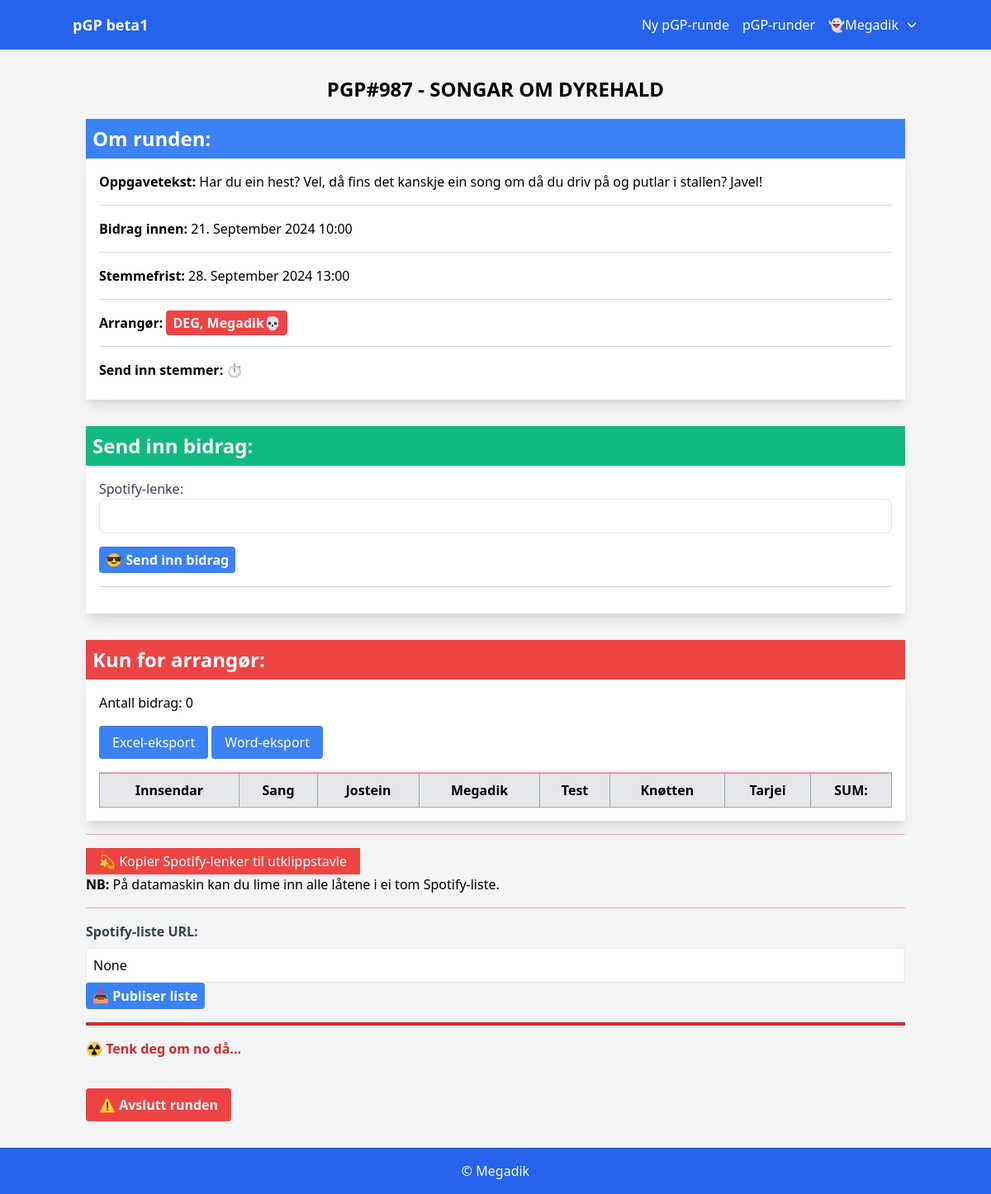
/round/18/ (signed in), run on the app's committed database.
### app/models.py (models this page shows, shortened)
class Round(models.Model):
    name = models.CharField(max_length=100)
    description = models.TextField()
    start_date = models.DateTimeField()
    end_date = models.DateTimeField()
    playlist_released = models.BooleanField(default=False)
    organizer = models.ForeignKey(User, on_delete=models.CASCADE)
    playlist_url = models.URLField(blank=True, null=True)
    release_time = models.DateTimeField(null=True, blank=True)
    round_finished = models.BooleanField(default=False)

class Player(models.Model):
    user = models.OneToOneField(User, on_delete=models.CASCADE)
    nickname = models.CharField(max_length=100)

### app/views.py (the view)
# urls.py: path('round/<int:pk>/', views.round_detail, name='round_detail'),
@login_required
def round_detail(request, pk):
    round_instance = get_object_or_404(Round, pk=pk)
    player = Player.objects.get(user=request.user)
    player_song = Song.objects.filter(round=round_instance, player=player).first()
    has_voted = Vote.objects.filter(player=player, song__round=round_instance).exists()
    now = timezone.now()
    form = SongSubmissionForm(instance=player_song)
    track_id = get_track_id(player_song)
    is_organizer = round_instance.organizer == request.user
    organizer_data = get_organizer_data(round_instance) if is_organizer else {}
    release_time = round_instance.release_time if round_instance.playlist_released else None
    countdown = calculate_countdown(now, release_time) if release_time else None
    all_submitted_songs = Song.objects.filter(round=round_instance).annotate(
        aggregated_score=models.Sum('vote__score')  # Use a different name
    ).order_by('-aggregated_score')  # Sort by the new field name
    if is_organizer and request.method == "POST" and 'finish_round' in request.POST:
        round_instance.round_finished = True
        round_instance.save()
        return redirect('round_detail', pk=round_instance.pk)
    context = {
        'round': round_instance,
        'round_finished': round_instance.round_finished,
        'form': form,
        'player_song': player_song,
        'track_id': track_id,
        'is_organizer': is_organizer,
        'now': now,
        'has_voted': has_voted,
        'release_time': release_time,
        'countdown': countdown,
        'all_submitted_songs': all_submitted_songs,
        'num_submitted_songs': all_submitted_songs.count(),
        'players': Player.objects.all(),  # Get all players for the context
        'votes_dict': {
            song.id: {
                vote.player.id: vote.score for vote in song.vote_set.all()
            }
            for song in all_submitted_songs
        },
        'organizer_data': organizer_data,  # Include organizer data if the user is the organizer
    }
    return render(request, 'app/round_detail.html', context)

### app/forms.py
class SongSubmissionForm(forms.ModelForm):
    class Meta:
        model = Song
        fields = ['spotify_url']
        widgets = {
            'spotify_url': forms.URLInput(attrs={'class': 'form-input', 'placeholder': 'Spotify URL'}),
        }

### app/views.py (called while the page is built)
def get_track_id(player_song):
    if player_song and player_song.spotify_url:
        parsed_url = urlparse(player_song.spotify_url)
        path_parts = parsed_url.path.split('/')
        if len(path_parts) > 2 and path_parts[1] == 'track':
            return path_parts[2]
    return None

def get_organizer_data(round_instance):
    pass

### app/templates/app/round_detail.html (shortened to what this page needs)
{% extends 'base.html' %}
{% load custom_filters %}
{% block content %}
<div class="container mx-auto my-8 px-4">
    <h1 class="text-2xl uppercase mb-5 font-bold text-center">{{ round.name }}</h1>
    <h2 class="text-2xl font-bold bg-blue-500 text-white p-2 shadow-md">Om runden:</h2>
    <div class="p-4 shadow-lg mb-8 bg-white">
        <p class="mb-2"><strong>Oppgavetekst:</strong> {{ round.description }}</p>
        <hr class="my-4 border-gray-300">
        <p class="mb-2"><strong>Bidrag innen:</strong> {{ round.start_date|date:"d. F Y H:i" }}</p>
        <hr class="my-4 border-gray-300">
        <p class="mb-2"><strong>Stemmefrist:</strong> {{ round.end_date|date:"d. F Y H:i" }}</p>
        <hr class="my-4 border-gray-300">
        <p class="mb-2"><strong>Arrangør:</strong>
            {% if user == round.organizer %}
                <span class="bg-red-500 text-white font-bold py-1 px-2 rounded">DEG, {{ round.organizer.username }}💀</span>
            {% else %}
                {{ round.organizer.username }}
            {% endif %}
        </p>
        <hr class="my-4 border-gray-300">
        <p class="mb-2">
            <strong>Send inn stemmer:</strong>
            {% if round.playlist_released %}
                {% if round.end_date > now %}
                    {% if countdown %}
                        ⌛️ Stemmeskjema blir lagt ut om {{ countdown }}
                    {% else %}
                        {% if has_voted %}
                            Du har allerede stemt.
                        {% else %}
                            <a href="{% url 'vote_form' round.pk %}" class="text-blue-500 underline" target="_blank">Skjema</a>
                        {% endif %}
                    {% endif %}
                {% else %}
                    📅 Stemmefristen er passert. Sorry, Tormod (evt andre)
                {% endif %}
            {% else %}
                ⏱
            {% endif %}
        </p>
    </div>
    {% if round.playlist_released %}
    <h2 class="text-2xl font-bold bg-purple-500 text-white p-2 shadow-md">pGP-liste:</h2>
    <div class="p-4 shadow-lg mb-8 bg-white">
        <iframe src="https://open.spotify.com/embed?uri={{ round.playlist_url }}"
                width="100%" height="380" frameborder="0" allowtransparency="true" allow="encrypted-media">
        </iframe>
    </div>
    {% if player_song %}
    <h2 class="text-2xl font-bold  bg-green-500 text-white p-2 shadow-md">Ditt bidrag</h3>
    <div class="p-4 shadow-lg  mb-8 bg-white">
        <p class="text-gray-700 ">
            <strong>{{ player_song.artist }} - {{ player_song.title }}</strong>
        </p>
        <div class="mt-4">
            {% if track_id %}
            <div class="p-4  mb-8 bg-white">
                    <iframe src="https://open.spotify.com/embed/track/{{ track_id }}"
                            width="100%" height="380" frameborder="0" allowtransparency="true" allow="encrypted-media">
                    </iframe>
                </div>
            {% else %}
                <p class="text-gray-500">Ingen sporlenke tilgjengelig.</p>
            {% endif %}
        </div>
    </div>
    {% else %}
        <p>Du har ikke sendt inn noe bidrag ennå.</p>
    {% endif %}
{% else %}
<h2 class="text-2xl font-bold bg-green-500 text-white p-2 shadow-md">
        {% if player_song %}Endre bidrag:{% else %}Send inn bidrag:{% endif %}
    </h2>
    <div class="p-4 mb-8 bg-white shadow-lg">
        <form method="post" action="{% url 'submit_song' pk=round.pk %}" onsubmit="return confirmSubmission();">
            <div class="mb-4">
                <label for="{{ form.spotify_url.id_for_label }}" class="block text-gray-700">Spotify-lenke:</label>
                <input type="text" name="spotify_url" id="{{ form.spotify_url.id_for_label }}"
                       value="{% if player_song %}{{ form.spotify_url.value }}{% else %}""{% endif %}"
                       class="w-full p-2 text-base border rounded-lg" />
            </div>
            <button type="submit" class="bg-blue-500 hover:bg-blue-700 text-white font-bold py-1 px-2 rounded">
                {% if player_song %}🤠 Endre bidrag{% else %}😎 Send inn bidrag{% endif %}
            </button>
        </form>
        <hr class="my-4 border-gray-300">
    </div>
{% endif %}
{% if is_organizer %}
<h2 class="text-2xl font-bold bg-red-500 text-white mt-8 p-2 shadow-md">
    Kun for arrangør:
</h2>
<div class="p-4 text-black bg-white shadow-lg">
    <p class="mb-4">Antall bidrag: {{ num_submitted_songs }}</p>
    <button id="exportButton" class="mb-4 px-4 py-2 bg-blue-500 text-white rounded hover:bg-blue-700">
        Excel-eksport
    </button>
    <button id="exportButton" class="mb-4 px-4 py-2 bg-blue-500 text-white rounded hover:bg-blue-700">
        <a href="{% url 'export_to_word' round_id=round.id %}" class="text-white">Word-eksport</a>
    </button>
    <hr class="border-red-300">
    <div style="overflow-y: auto; overflow-x: auto;">
        <table class="table-auto w-full border-collapse border border-gray-400">
            <thead>
                <tr class="bg-gray-200">
                    <th class="border border-gray-400 p-2">Innsendar</th>
                    <th class="border border-gray-400 p-2">Sang</th>
                    {% for player in players %}
                        <th class="border border-gray-400 p-2">{{ player.nickname }}</th>
                    {% endfor %}
                    <th class="border border-gray-400 p-2">SUM:</th>
                </tr>
            </thead>
        </table>
    </div>
</div>
        <hr class="my-4 border-red-300">
        <button id="copy-urls-button" class="bg-red-500 text-white px-4 py-1 hover:bg-blue-700">
            💫 Kopier Spotify-lenker til utklippstavle
        </button>
        <p>
            <strong>NB:</strong> På datamaskin kan du lime inn alle låtene i ei tom Spotify-liste.
        </p>
        <hr class="my-4 border-red-300">
        <form method="post" action="{% url 'update_playlist_url' pk=round.pk %}">
            <label for="playlist_url" class="block text-gray-700 font-bold mb-2">Spotify-liste URL:</label>
            <input type="text" name="playlist_url" id="playlist_url"
                   value="{{ round.playlist_url }}"
                   class="w-full p-2 text-base border"
                   placeholder="Skriv inn Spotify-liste URL" />
            <button type="submit" class="bg-blue-500 hover:bg-blue-700 text-white font-bold py-1 px-2 rounded">
                {% if round.playlist_released %}🔄 Oppdater liste{% else %}📤 Publiser liste{% endif %}
            </button>
        </form>
        {% if not round_finished %}
        <div class="border-t-4 border-red-600 my-4"></div>
<p class="text-red-600 font-bold mb-5">☢️ Tenk deg om no då...</p>
    <form method="post" action="" onsubmit="return confirm('Er pGP-runden ferdig? Alle vil sjå resultata om du fortsetter...');">
        <button type="submit" name="finish_round" class="bg-red-500 hover:bg-red-700 text-white font-bold py-2 px-4 rounded mt-4">
            ⚠️ Avslutt runden
        </button>
    </form>
{% else %}
<div class="mt-10 text-center text-2xl font-bold">
    Runden er avlutta
</div>
{% endif %}
    </div>
{% endif %}
</div>
{% endblock %}

### app/templates/base.html (shortened to what this page needs)
<!DOCTYPE html>
<html lang="en">
  <head>
    <link
      href="https://cdn.jsdelivr.net/npm/tailwindcss@2.2.19/dist/tailwind.min.css"
      rel="stylesheet"
    />
    <link
      rel="stylesheet"
      href="https://cdnjs.cloudflare.com/ajax/libs/font-awesome/6.0.0-beta3/css/all.min.css"
    />
  </head>
  <body class="bg-gray-100">
    <nav class="bg-blue-600 p-4 text-white">
      <div class="container mx-auto flex items-center justify-between">
        <a href="/" class="font-bold text-lg">pGP beta1</a>
        <ul class="flex items-center space-x-4">
          <li>
            <a href="{% url 'create_round' %}" class="hover:underline"
              >Ny pGP-runde</a
            >
          </li>
          <li>
            <a href="{% url 'round_list' %}" class="hover:underline"
              >pGP-runder</a
            >
          </li>
          {% if user.is_authenticated %}
          <li class="relative">
            <button
              id="user-menu"
              class="flex items-center space-x-2 focus:outline-none"
            >
              <span>👻{{ user.username }}</span>
              <svg
                class="w-4 h-4 ml-1"
                fill="none"
                stroke="currentColor"
                viewBox="0 0 24 24"
                xmlns="http://www.w3.org/2000/svg"
              >
                <path
                  stroke-linecap="round"
                  stroke-linejoin="round"
                  stroke-width="2"
                  d="M19 9l-7 7-7-7"
                ></path>
              </svg>
            </button>
          </li>
          {% else %}
          <li>
            <a href="{% url 'login' %}" class="hover:underline">Logg inn</a>
          </li>
          {% endif %}
        </ul>
      </div>
    </nav>
    <div class="container mx-auto my-8">
       {% block content %} {% endblock %}
    <footer class="text-center py-4 bg-blue-600 text-white">
      &copy; Megadik
    </footer>
  </body>
</html>

### data on the page
Round: name "PGP#987 - SONGAR OM DYREHALD", description "Har du ein hest? Vel, då fins det kanskje ein song om då du driv på og putlar i stallen? Javel!", start_date "21. September 2024 10:00", end_date "28. September 2024 13:00", organizer.username "Megadik", playlist_url "None"
Player: nickname "Jostein"
Player: nickname "Megadik"
Player: nickname "Test"
Player: nickname "Knøtten"
Player: nickname "Tarjei"

### other printed values
{{ user.username }} "Megadik"
{{ num_submitted_songs }} "0"
